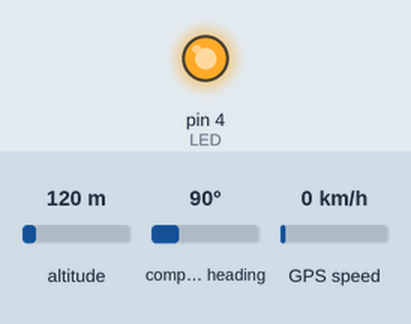
Recording of a sketch running on a simulated Arduino Uno, built with avr-gcc and run on an emulated ATmega328P. On the bench: output pins drawn as LEDs (lit = HIGH). The inputs (shaded band) are chosen by the test bench; at power-on: altitude 120 m, compass heading 90°, GPS speed 0 km/h. The GPS gets a fix after 3 s at 37.7749, -122.4194 with 8 satellites; what the sketch prints to the serial monitor is not drawn.

Above: at 0.1 s.
At 1.1 s:
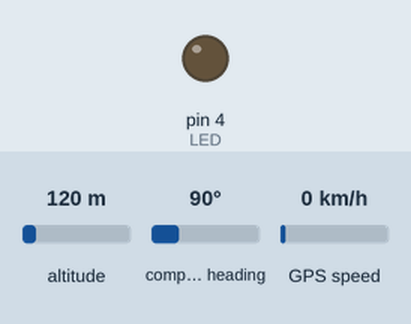
Timing chart, 0 to 2.6 s (numbered marks = the images above):
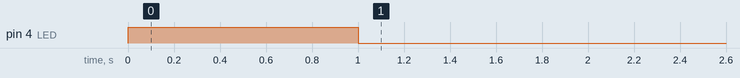

The sketch:

7_test_GPS_parse_to_coordinates.ino
```cpp
		//Pro Mini/UNO
		//3.3V 8MHz
		//Programmer - ArduinoISP
		//Bootload programmer USB ASP
/*
    pinMode(BUTON, INPUT_PULLUP);
    pinMode(BUZ, OUTPUT);
=====================================
LED - implenent millis();
DONE - create LED blink function
DONE - BMP - find adress
DONE - BMP - receive data
DONE - BMP - filter data to meters
DONE - BMP - set zero meters, with serial or when turned ON

      FLASH - store data in memory
      FLASH - read data from memory

      GYRO - find adress
      GYRO - receive data
      GYRO - filter angle, acceleration

DONE - GPS - receive full data
      GPS - filter to lat lon

      RF - send data
      RF - receive data-write in serial
      RF - send diferent signal powers
      RF - receive DT, move servo
      RF - check transceive distance
      RF - send FM tone

      EEPROM - store board settings
      APP - change parameteres thru serial

==possible PRODUCTS==
GPS standalone
RDT
Alti Logger
RF Beacon
Timer

==possible MODES==
Timer RF BUNT mode
Timer RF FLY mode
Timer Gyro FLY mode
Timer Gyro BUNT mode
Timer Gyro RF info mode

		 BOARD			"GPS REV C"
		 STAB
		 BUTON		-	push button on board
		 LED 		-	LED on board
		 INT_GYRO	-	accelerometer INT pin
		 RF_NSS		-	RFM9x NSS PIN
		 DATA_RF	-	RFM9x data 1
		 DATA_RF_2	-	RFM9x data 2
		 RF_FM		-	send FM tone broadcast, should be DIO2 on RFM9x??
		 MEM_CS		-	Flash memory chip select - used for altimeter data
		 GPS_RX   - 2
		 GPS_TX   - 3


working functions:
	serial_print_info();
	i2c_scaner();
	led_blink_loop(int pin, int on_time, int Off_time);
	buz_short(PIN, times); //active buz
	buz_tone(PIN, start_freq, end_freq);//passive buz
*/
              /*
              BMP180 - I2C device found at address #define BMP180_ADR		0x77
KEYWORDS:
              begin  KEYWORD2
              startTemperature  KEYWORD2
              getTemperature  KEYWORD2
              startPressure KEYWORD2
              getPressure KEYWORD2
              sealevel  KEYWORD2
              altitude  KEYWORD2

              */
/*
check coordinates in google maps
57.2330876, 021.3307052
*/
#define GPS_RF_C
#define SOFT_VER "20201123"

#include "Pinmap.h"
#include "Timer_definitions.h"

#include <TinyGPS.h>
#include <SoftwareSerial.h>
SoftwareSerial GPS(GPS_TX, GPS_RX);//tMCU RX,TX
float lat = 10.0000,lon = 11.0000;
TinyGPS gps;//create GPS Object

void read_button();
int counter = 0;
bool but_state = true;

void setup(){
	Serial.begin(9600);
  GPS.begin(9600);

	pinMode(LED, OUTPUT);
	pinMode(BUTON, INPUT_PULLUP);

  serial_print_info();
  buz_long(LED, 1);//turns on LED pin

  delay(500);
}

void loop(){
    while(GPS.available()){ // check for gps data
        if(gps.encode(GPS.read()))// encode gps data
        {
            gps.f_get_position(&lat,&lon); // get latitude and longitude

            Serial.print("Position: ");
            Serial.print("Latitude:");
            Serial.print(lat,6);
            Serial.print(";");
            Serial.print("Longitude:");
            Serial.println(lon,6);
            Serial.print(lat);
            Serial.print(" ");
        }
    }
    String latitude = String(lat,6);
    String longitude = String(lon,6);
    Serial.println(latitude+";"+longitude);
    delay(1000);
}


void read_button(){
  	if(but_state == true ){
      	//Serial.println("OFF, state: ");
  	}else if(but_state == false ) {
        buz_short(LED, 3);
        counter = counter+1;
      }
}
```

Pinmap.h
```cpp
#ifdef FFT_FIRST_REV_C
/*2020.10.02*/
#define STAB  		  14
#define WING  		  15
#define SW_1  		  16
#define SW_2  		  17
#define SW2 		    9
#define BUZ  		    13
#define LED_STATUS  	8
#define SERVO_ON  		5
//PINMAP FFT_FIRST_REV_C
//D3-LED status			OK!
//D5-servo 4
//D6-servo 3
//D7-BUZ-no gen			OK!
//D9-servo 1
//D10-servo ON
//D11-servo 2
//D12-hall 1
//D13-hall 2
//A6-BUTTON-ON OF ..ERRROR - analog pin, not digital
//A7-POW ON       ..ERRROR - analog pin, not digital
//A0-voltmeter
//D15 - TX2-GPS
//D16 - RX2-GPS
//D17 - DT in
//D18 - to BLE wake UP
//D19 - to BLE Config
#endif

#ifdef MODEL_A
/*2020-10-01*/
#define STAB  		  14
#define WING  		  15
#define SW_1  		  16
#define SW_2  		  17
#define SW2 		    9
#define BUZ  		    13
#define LED_STATUS  8
#define SERVO_ON  	5
#endif

#ifdef GPS_RF_C
/*2020.10.02 - added GPS_RF_C*/
#define BOARD			"GPS_REV_C"
#define STAB			9
#define WING			-1		//not used
#define SW_1			-1		//not used
#define SW_2			-1		//not used
#define BUTON			6		//push button on board
#define BUZ				-1		//not used
#define LED				4		//LED on board
#define SERVO_ON 		-1		//not used
#define INT_GYRO		17		//accelerometer INT pin
#define RF_NSS			10		//RFM9x NSS PIN
#define DATA_RF			15		//RFM9x data 1
#define DATA_RF_2		16		//RFM9x data 2
#define RF_FM			-1		//send FM tone broadcast, should be DIO2 on RFM9x??
#define	MEM_CS			14		//Flash memory chip select - used for altimeter data
#define GPS_RX			2
#define GPS_TX			3
//#define BMP280_ADRESS 0x76	//addr to gnd
//#define BMP180_ADRESS	0x77	//has no addres pin
//#define GYRO_ADRESS
#endif
```

Timer_definitions.h
```cpp
/*
2020-10-02
	Added:
		serial_print_info();
		led_blink_loop();
		buz_short();
		buz_long();
		buz_tone();
		timer_time(); with millis();
*/
#include "Pinmap.h"

unsigned long currentMillis;

#ifdef FFT_FIRST_REV_C
unsigned long sekunde       = 1000;

int TIMER_TIME;
bool RDT = false;

Servo stab_servo;
Servo wing_servo;

#endif

void serial_print_info(){
	//Serial.println("Board: " + BOARD );
	//Serial.println("Software: " + SOFT_VER);
	Serial.println("...");
}

void i2c_scaner(){//TODO

}

void led_blink_loop(uint8_t PIN, int on_time, int off_time){

	digitalWrite(PIN, HIGH);
	Serial.println("HIGH");
	delay(on_time);

	digitalWrite(PIN, LOW);
	Serial.println("LOW");
	delay(off_time);

}

void buz_short(uint8_t PIN, uint8_t times){
	for(int i=0; i<times; i++){
		digitalWrite(PIN, HIGH);
		delay(30);
		digitalWrite(PIN, LOW);
		delay(200);
	}
}

void buz_long(uint8_t PIN, uint8_t times){
	for(int i=0; i<times; i++){
		digitalWrite(PIN, HIGH);
		delay(1000);
		digitalWrite(PIN, LOW);
		delay(500);
	}
}

void buz_tone(uint8_t PIN, int start_freq, int end_freq){
	for (int i = start_freq; i <= end_freq; i++){
		tone(PIN, i);
		delay(1);
	}
}

void servo_on(){
  digitalWrite(SERVO_ON, HIGH);
}

void servo_off(){
    digitalWrite(SERVO_ON, LOW);
}

void timer_time( float time ){
    currentMillis = millis();
    while ( millis() < (currentMillis + time) ){
        // your time window for various status checking
    }
}
```
